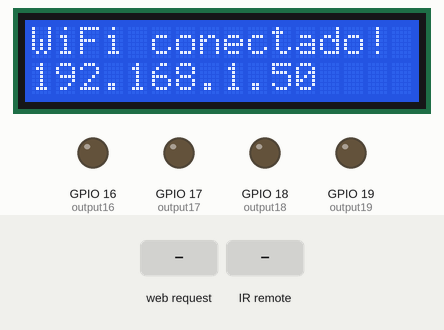
Recording of a sketch running on a simulated ESP32. On the bench: 16×2 character LCD, output pins drawn as LEDs (lit = HIGH). The inputs (shaded band) are chosen by the test bench. WiFi joins after 1.5 s; servers stay silent unless stated; what the sketch prints to the serial monitor is not drawn.

Above: at 2.8 s.
2.9 s: HTTP request GET /16/on received
At 3.9 s:
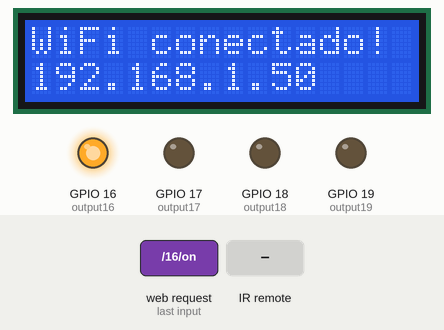
4.4 s: infrared code 0x30 received
At 4.9 s:
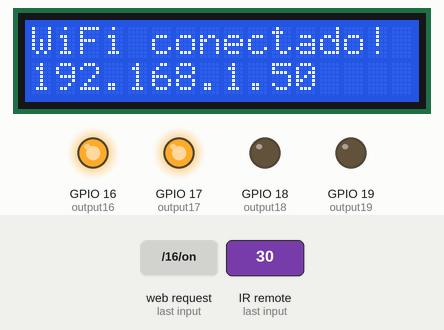
5.9 s: infrared code 0x10 received
At 7.1 s:
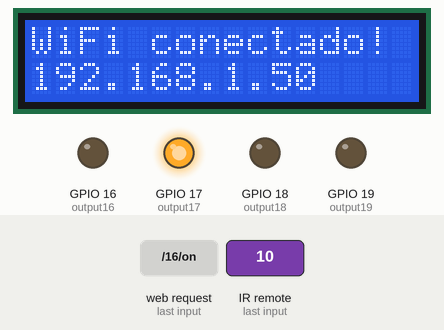
7.4 s: HTTP request GET /18/on received
At 8.5 s:
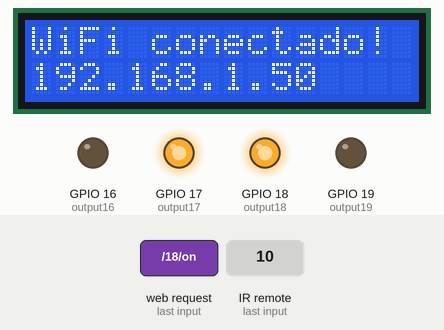
8.9 s: infrared code 0x50 received
At 9.4 s:
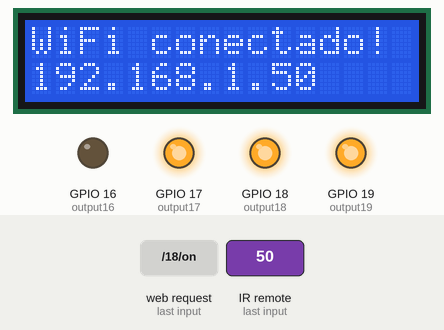
10.4 s: HTTP request GET /17/off received
At 10.7 s:
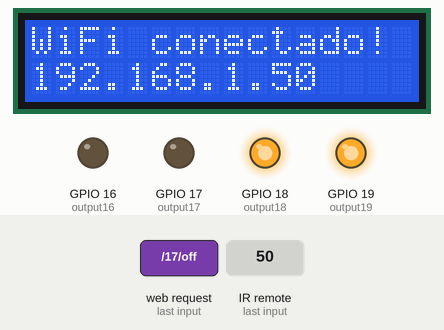
Timing chart, 0 to 12.9 s (numbered marks = the images above; inputs shaded):
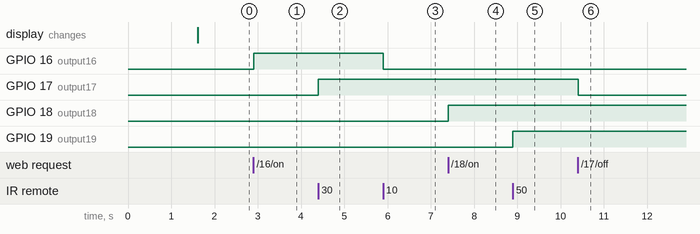

The sketch:

codigoconlcdyir.ino
```cpp
#include <WiFi.h>
#include <Wire.h>
#include <LiquidCrystal_I2C.h>
#include <IRremote.h>

// LCD I2C (dirección 0x27)
LiquidCrystal_I2C lcd(0x27, 16, 2);

// Credenciales Wi-Fi
const char* ssid = "ZTE";
const char* password = "mesi1234";

// Servidor web en el puerto 80
WiFiServer server(80);

// Estados de pines
String output16State = "off";
String output17State = "off";
String output18State = "off";
String output19State = "off";

// Pines asignados a relés
const int output16 = 16;
const int output17 = 17;
const int output18 = 18;
const int output19 = 19;

// Pin del sensor IR
#define IR_RECEIVE_PIN 23

void setup() {
  Serial.begin(115200);

  // Inicializar LCD
  Wire.begin(21, 22); // SDA, SCL
  lcd.init();
  lcd.backlight();
  lcd.setCursor(0, 0);
  lcd.print("Conectando WiFi");

  // Inicializar pines de salida
  pinMode(output16, OUTPUT);
  pinMode(output17, OUTPUT);
  pinMode(output18, OUTPUT);
  pinMode(output19, OUTPUT);
  digitalWrite(output16, LOW);
  digitalWrite(output17, LOW);
  digitalWrite(output18, LOW);
  digitalWrite(output19, LOW);

  // Conectar a Wi-Fi
  WiFi.begin(ssid, password);
  while (WiFi.status() != WL_CONNECTED) {
    delay(500);
    Serial.print(".");
  }

  // Mostrar IP en LCD y consola
  lcd.clear();
  lcd.setCursor(0, 0);
  lcd.print("WiFi conectado!");
  lcd.setCursor(0, 1);
  lcd.print(WiFi.localIP());

  Serial.println();
  Serial.println("WiFi conectado.");
  Serial.print("IP: ");
  Serial.println(WiFi.localIP());

  server.begin();

  // Iniciar receptor IR
  IrReceiver.begin(IR_RECEIVE_PIN, ENABLE_LED_FEEDBACK);
  Serial.println("IR listo.");
}

void loop() {
  // Escuchar comandos IR
  if (IrReceiver.decode()) {
    uint8_t cmd = IrReceiver.decodedIRData.command;
    Serial.print("Comando IR: 0x");
    Serial.println(cmd, HEX);

    // Mapeo de botones IR a relés
    switch (cmd) {
      case 0x10:  // Botón 1
        digitalWrite(output16, !digitalRead(output16));
        output16State = digitalRead(output16) ? "on" : "off";
        break;
      case 0x30:  // Botón 2
        digitalWrite(output17, !digitalRead(output17));
        output17State = digitalRead(output17) ? "on" : "off";
        break;
      case 0x40:  // Botón 3
        digitalWrite(output18, !digitalRead(output18));
        output18State = digitalRead(output18) ? "on" : "off";
        break;
      case 0x50:  // Botón 4
        digitalWrite(output19, !digitalRead(output19));
        output19State = digitalRead(output19) ? "on" : "off";
        break;
    }
    IrReceiver.resume();
  }

  // Atender cliente web
  WiFiClient client = server.available();
  if (client) {
    Serial.println("Nuevo cliente.");
    String request = "";
    int newlines = 0;
    unsigned long timeout = millis() + 3000;

    while (client.connected() && millis() < timeout) {
      if (client.available()) {
        char c = client.read();
        request += c;
        if (c == '\n') {
          newlines++;
          if (newlines == 2) break;
        } else if (c != '\r') {
          newlines = 0;
        }
      }
    }

    if (request.indexOf("GET /16/on") >= 0) {
      digitalWrite(output16, HIGH); output16State = "on";
    } else if (request.indexOf("GET /16/off") >= 0) {
      digitalWrite(output16, LOW); output16State = "off";
    }
    if (request.indexOf("GET /17/on") >= 0) {
      digitalWrite(output17, HIGH); output17State = "on";
    } else if (request.indexOf("GET /17/off") >= 0) {
      digitalWrite(output17, LOW); output17State = "off";
    }
    if (request.indexOf("GET /18/on") >= 0) {
      digitalWrite(output18, HIGH); output18State = "on";
    } else if (request.indexOf("GET /18/off") >= 0) {
      digitalWrite(output18, LOW); output18State = "off";
    }
    if (request.indexOf("GET /19/on") >= 0) {
      digitalWrite(output19, HIGH); output19State = "on";
    } else if (request.indexOf("GET /19/off") >= 0) {
      digitalWrite(output19, LOW); output19State = "off";
    }

    // Respuesta web
    client.println("HTTP/1.1 200 OK");
    client.println("Content-type:text/html");
    client.println("Connection: close");
    client.println();

    client.println("<!DOCTYPE html><html><head><meta name='viewport' content='width=device-width, initial-scale=1'>");
    client.println("<style>html { font-family: Helvetica; text-align: center;} .button { background-color: #4CAF50; border: none; color: white; padding: 16px 40px; font-size: 30px; margin: 2px; cursor: pointer;} .button2 {background-color: #555555;}</style>");
    client.println("</head><body><h1>ESP32 Web Server</h1>");

    client.println("<p>GPIO 16 - Estado: " + output16State + "</p>");
    client.println("<p><a href=\"/16/" + String(output16State == "off" ? "on" : "off") + "\"><button class=\"button" + String(output16State == "on" ? " button2" : "") + "\">" + String(output16State == "off" ? "ON" : "OFF") + "</button></a></p>");

    client.println("<p>GPIO 17 - Estado: " + output17State + "</p>");
    client.println("<p><a href=\"/17/" + String(output17State == "off" ? "on" : "off") + "\"><button class=\"button" + String(output17State == "on" ? " button2" : "") + "\">" + String(output17State == "off" ? "ON" : "OFF") + "</button></a></p>");

    client.println("<p>GPIO 18 - Estado: " + output18State + "</p>");
    client.println("<p><a href=\"/18/" + String(output18State == "off" ? "on" : "off") + "\"><button class=\"button" + String(output18State == "on" ? " button2" : "") + "\">" + String(output18State == "off" ? "ON" : "OFF") + "</button></a></p>");

    client.println("<p>GPIO 19 - Estado: " + output19State + "</p>");
    client.println("<p><a href=\"/19/" + String(output19State == "off" ? "on" : "off") + "\"><button class=\"button" + String(output19State == "on" ? " button2" : "") + "\">" + String(output19State == "off" ? "ON" : "OFF") + "</button></a></p>");

    client.println("</body></html>");
    client.println();
    client.stop();
    Serial.println("Cliente desconectado.");
  }
}
```

Measured:
- after the input at 2.9 s, GPIO 16 (output16): LOW → HIGH at once
- after the input at 4.4 s, GPIO 17 (output17): LOW → HIGH at once
- after the input at 5.9 s, GPIO 16 (output16): HIGH → LOW at once
- after the input at 7.4 s, GPIO 18 (output18): LOW → HIGH at once
- after the input at 8.9 s, GPIO 19 (output19): LOW → HIGH at once
- after the input at 10.4 s, GPIO 17 (output17): HIGH → LOW at once
